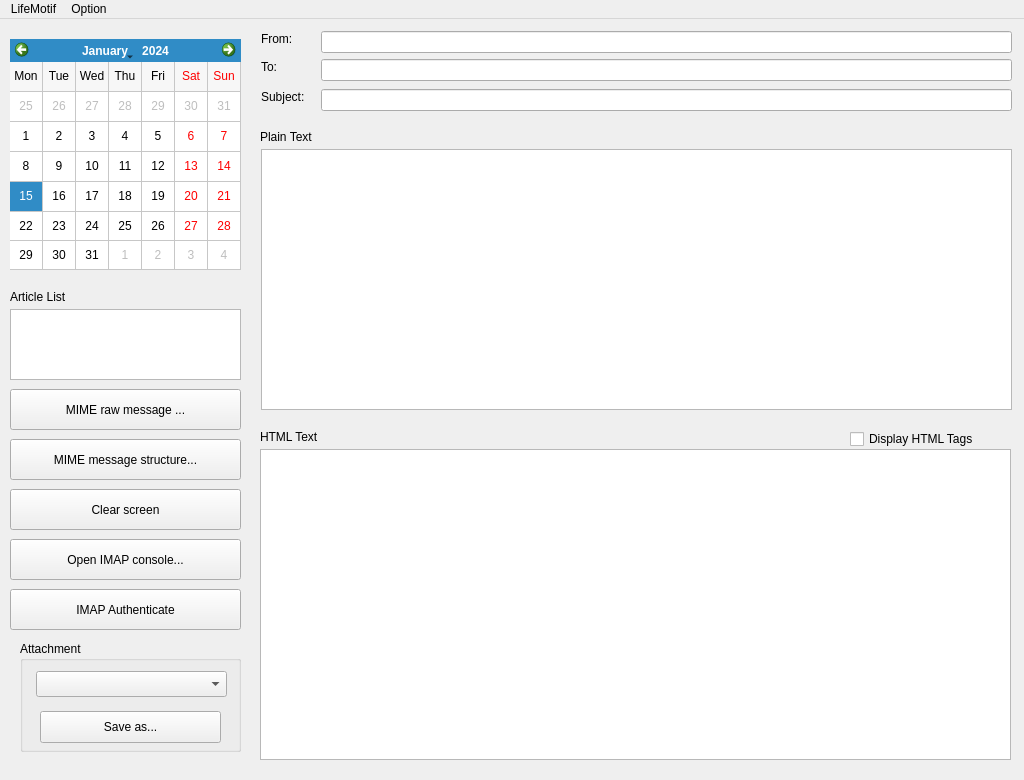
<?xml version="1.0" encoding="UTF-8"?>
<ui version="4.0">
 <class>MainWindow</class>
 <widget class="QMainWindow" name="MainWindow">
  <property name="geometry">
   <rect>
    <x>0</x>
    <y>0</y>
    <width>1024</width>
    <height>780</height>
   </rect>
  </property>
  <property name="minimumSize">
   <size>
    <width>1024</width>
    <height>780</height>
   </size>
  </property>
  <property name="maximumSize">
   <size>
    <width>1024</width>
    <height>780</height>
   </size>
  </property>
  <property name="windowTitle">
   <string>Lifemotif-Desktop</string>
  </property>
  <property name="windowIcon">
   <iconset>
    <normalon>:/Users/changwoo/Developer/lifemotif-desktop/qt/resource/lifemotif-desktop-icon</normalon>
   </iconset>
  </property>
  <property name="locale">
   <locale language="English" country="UnitedStates"/>
  </property>
  <widget class="QWidget" name="centralWidget">
   <widget class="LifeMotifCalendarWidget" name="calendarWidget">
    <property name="geometry">
     <rect>
      <x>10</x>
      <y>20</y>
      <width>231</width>
      <height>231</height>
     </rect>
    </property>
    <property name="locale">
     <locale language="English" country="UnitedStates"/>
    </property>
    <property name="gridVisible">
     <bool>true</bool>
    </property>
    <property name="verticalHeaderFormat">
     <enum>QCalendarWidget::NoVerticalHeader</enum>
    </property>
   </widget>
   <widget class="QListWidget" name="diaryList">
    <property name="geometry">
     <rect>
      <x>10</x>
      <y>290</y>
      <width>231</width>
      <height>71</height>
     </rect>
    </property>
   </widget>
   <widget class="QLabel" name="diaryListLabel">
    <property name="geometry">
     <rect>
      <x>10</x>
      <y>270</y>
      <width>62</width>
      <height>16</height>
     </rect>
    </property>
    <property name="locale">
     <locale language="English" country="UnitedStates"/>
    </property>
    <property name="text">
     <string>Article List</string>
    </property>
   </widget>
   <widget class="QPushButton" name="mimeRawMessageButton">
    <property name="geometry">
     <rect>
      <x>10</x>
      <y>370</y>
      <width>231</width>
      <height>41</height>
     </rect>
    </property>
    <property name="text">
     <string>MIME raw message ...</string>
    </property>
   </widget>
   <widget class="QGroupBox" name="attatchmentGroupBox">
    <property name="geometry">
     <rect>
      <x>20</x>
      <y>622</y>
      <width>221</width>
      <height>111</height>
     </rect>
    </property>
    <property name="title">
     <string>Attachment</string>
    </property>
    <widget class="QPushButton" name="attatchmentSaveAsButton">
     <property name="geometry">
      <rect>
       <x>20</x>
       <y>70</y>
       <width>181</width>
       <height>32</height>
      </rect>
     </property>
     <property name="text">
      <string>Save as...</string>
     </property>
    </widget>
    <widget class="QComboBox" name="attatchmentComboBox">
     <property name="geometry">
      <rect>
       <x>16</x>
       <y>30</y>
       <width>191</width>
       <height>26</height>
      </rect>
     </property>
     <property name="sizePolicy">
      <sizepolicy hsizetype="Expanding" vsizetype="Fixed">
       <horstretch>0</horstretch>
       <verstretch>0</verstretch>
      </sizepolicy>
     </property>
    </widget>
   </widget>
   <widget class="QTextEdit" name="diaryHtmlText">
    <property name="geometry">
     <rect>
      <x>260</x>
      <y>430</y>
      <width>751</width>
      <height>311</height>
     </rect>
    </property>
    <property name="readOnly">
     <bool>true</bool>
    </property>
   </widget>
   <widget class="QLineEdit" name="toEdit">
    <property name="geometry">
     <rect>
      <x>321</x>
      <y>40</y>
      <width>691</width>
      <height>22</height>
     </rect>
    </property>
   </widget>
   <widget class="QLineEdit" name="fromEdit">
    <property name="geometry">
     <rect>
      <x>321</x>
      <y>12</y>
      <width>691</width>
      <height>22</height>
     </rect>
    </property>
   </widget>
   <widget class="QLineEdit" name="subjectEdit">
    <property name="geometry">
     <rect>
      <x>321</x>
      <y>70</y>
      <width>691</width>
      <height>22</height>
     </rect>
    </property>
   </widget>
   <widget class="QPlainTextEdit" name="diaryPlainText">
    <property name="geometry">
     <rect>
      <x>261</x>
      <y>130</y>
      <width>751</width>
      <height>261</height>
     </rect>
    </property>
    <property name="readOnly">
     <bool>true</bool>
    </property>
   </widget>
   <widget class="QLabel" name="toLabel">
    <property name="geometry">
     <rect>
      <x>261</x>
      <y>40</y>
      <width>54</width>
      <height>16</height>
     </rect>
    </property>
    <property name="text">
     <string>To:</string>
    </property>
   </widget>
   <widget class="QLabel" name="fromLabel">
    <property name="geometry">
     <rect>
      <x>261</x>
      <y>12</y>
      <width>54</width>
      <height>16</height>
     </rect>
    </property>
    <property name="text">
     <string>From: </string>
    </property>
   </widget>
   <widget class="QLabel" name="subjectLabel">
    <property name="geometry">
     <rect>
      <x>261</x>
      <y>70</y>
      <width>50</width>
      <height>16</height>
     </rect>
    </property>
    <property name="text">
     <string>Subject:</string>
    </property>
   </widget>
   <widget class="QPushButton" name="mimeStructureButton">
    <property name="geometry">
     <rect>
      <x>10</x>
      <y>420</y>
      <width>231</width>
      <height>41</height>
     </rect>
    </property>
    <property name="text">
     <string>MIME message structure...</string>
    </property>
   </widget>
   <widget class="QPushButton" name="clearTextButton">
    <property name="geometry">
     <rect>
      <x>10</x>
      <y>470</y>
      <width>231</width>
      <height>41</height>
     </rect>
    </property>
    <property name="text">
     <string>Clear screen</string>
    </property>
   </widget>
   <widget class="QLabel" name="plainTextLabel">
    <property name="geometry">
     <rect>
      <x>260</x>
      <y>110</y>
      <width>71</width>
      <height>16</height>
     </rect>
    </property>
    <property name="text">
     <string>Plain Text</string>
    </property>
   </widget>
   <widget class="QLabel" name="htmlTextLabel">
    <property name="geometry">
     <rect>
      <x>260</x>
      <y>410</y>
      <width>71</width>
      <height>16</height>
     </rect>
    </property>
    <property name="text">
     <string>HTML Text</string>
    </property>
   </widget>
   <widget class="QCheckBox" name="showHtmlCodeCheckBox">
    <property name="geometry">
     <rect>
      <x>850</x>
      <y>410</y>
      <width>161</width>
      <height>20</height>
     </rect>
    </property>
    <property name="layoutDirection">
     <enum>Qt::LeftToRight</enum>
    </property>
    <property name="text">
     <string>Display HTML Tags</string>
    </property>
   </widget>
   <widget class="QPushButton" name="OpenImapConsole">
    <property name="geometry">
     <rect>
      <x>10</x>
      <y>520</y>
      <width>231</width>
      <height>41</height>
     </rect>
    </property>
    <property name="text">
     <string>Open IMAP console...</string>
    </property>
   </widget>
   <widget class="QPushButton" name="ImapAuthenticateButton">
    <property name="geometry">
     <rect>
      <x>10</x>
      <y>570</y>
      <width>231</width>
      <height>41</height>
     </rect>
    </property>
    <property name="text">
     <string>IMAP Authenticate</string>
    </property>
   </widget>
  </widget>
  <widget class="QMenuBar" name="menuBar">
   <property name="geometry">
    <rect>
     <x>0</x>
     <y>0</y>
     <width>1024</width>
     <height>19</height>
    </rect>
   </property>
   <widget class="QMenu" name="menuLifeMotif">
    <property name="title">
     <string>LifeMotif</string>
    </property>
    <addaction name="actionBrowserAuthentication"/>
    <addaction name="separator"/>
    <addaction name="revokeAuthentication"/>
    <addaction name="separator"/>
    <addaction name="actionBuildLocalStructure"/>
    <addaction name="separator"/>
    <addaction name="actionExit"/>
   </widget>
   <widget class="QMenu" name="menuOption">
    <property name="title">
     <string>Option</string>
    </property>
    <addaction name="actionPreference"/>
    <addaction name="separator"/>
    <addaction name="actionAbout"/>
    <addaction name="actionQt"/>
   </widget>
   <addaction name="menuLifeMotif"/>
   <addaction name="menuOption"/>
  </widget>
  <action name="actionConsoleAuthentication">
   <property name="text">
    <string>Authenticate using CLI...</string>
   </property>
   <property name="toolTip">
    <string>Authenticate using CLI...</string>
   </property>
  </action>
  <action name="actionBuildLocalStructure">
   <property name="text">
    <string>Build local structure</string>
   </property>
   <property name="toolTip">
    <string>Build local structure</string>
   </property>
  </action>
  <action name="actionBrowserAuthentication">
   <property name="text">
    <string>Authenticate...</string>
   </property>
   <property name="toolTip">
    <string>Authenticate...</string>
   </property>
  </action>
  <action name="actionAbout">
   <property name="text">
    <string>About LifeMotif...</string>
   </property>
  </action>
  <action name="actionExit">
   <property name="text">
    <string>Exit</string>
   </property>
   <property name="toolTip">
    <string>Exit</string>
   </property>
  </action>
  <action name="revokeAuthentication">
   <property name="text">
    <string>Revoke authentication </string>
   </property>
   <property name="toolTip">
    <string>Revoke authentication on this machine.</string>
   </property>
  </action>
  <action name="actionPreference">
   <property name="text">
    <string>Preference...</string>
   </property>
  </action>
  <action name="actionQt">
   <property name="text">
    <string>Qt...</string>
   </property>
  </action>
 </widget>
 <layoutdefault spacing="6" margin="11"/>
 <customwidgets>
  <customwidget>
   <class>LifeMotifCalendarWidget</class>
   <extends>QCalendarWidget</extends>
   <header>lifemotif_calendar_widget.h</header>
  </customwidget>
 </customwidgets>
 <resources/>
 <connections/>
</ui>
